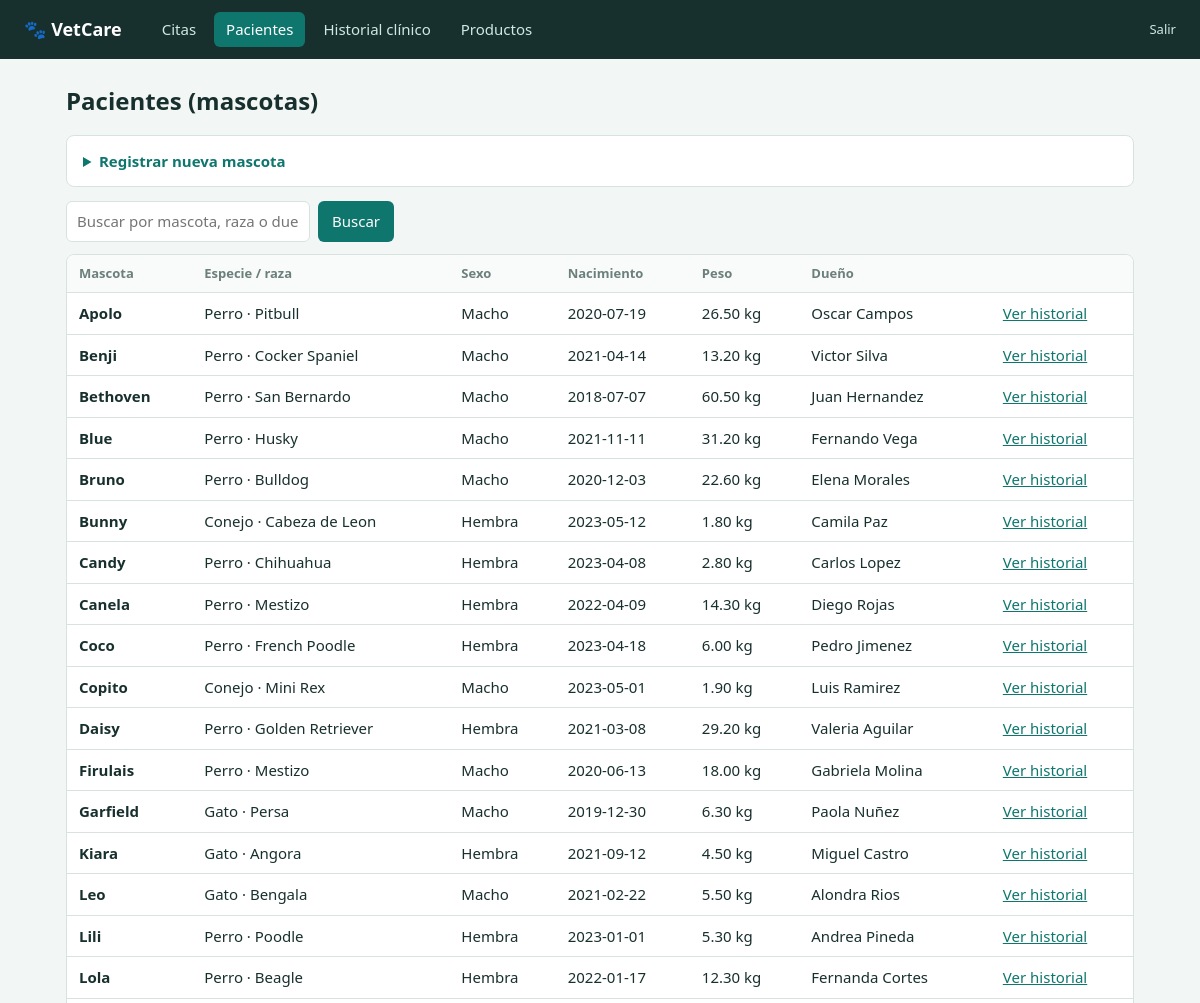
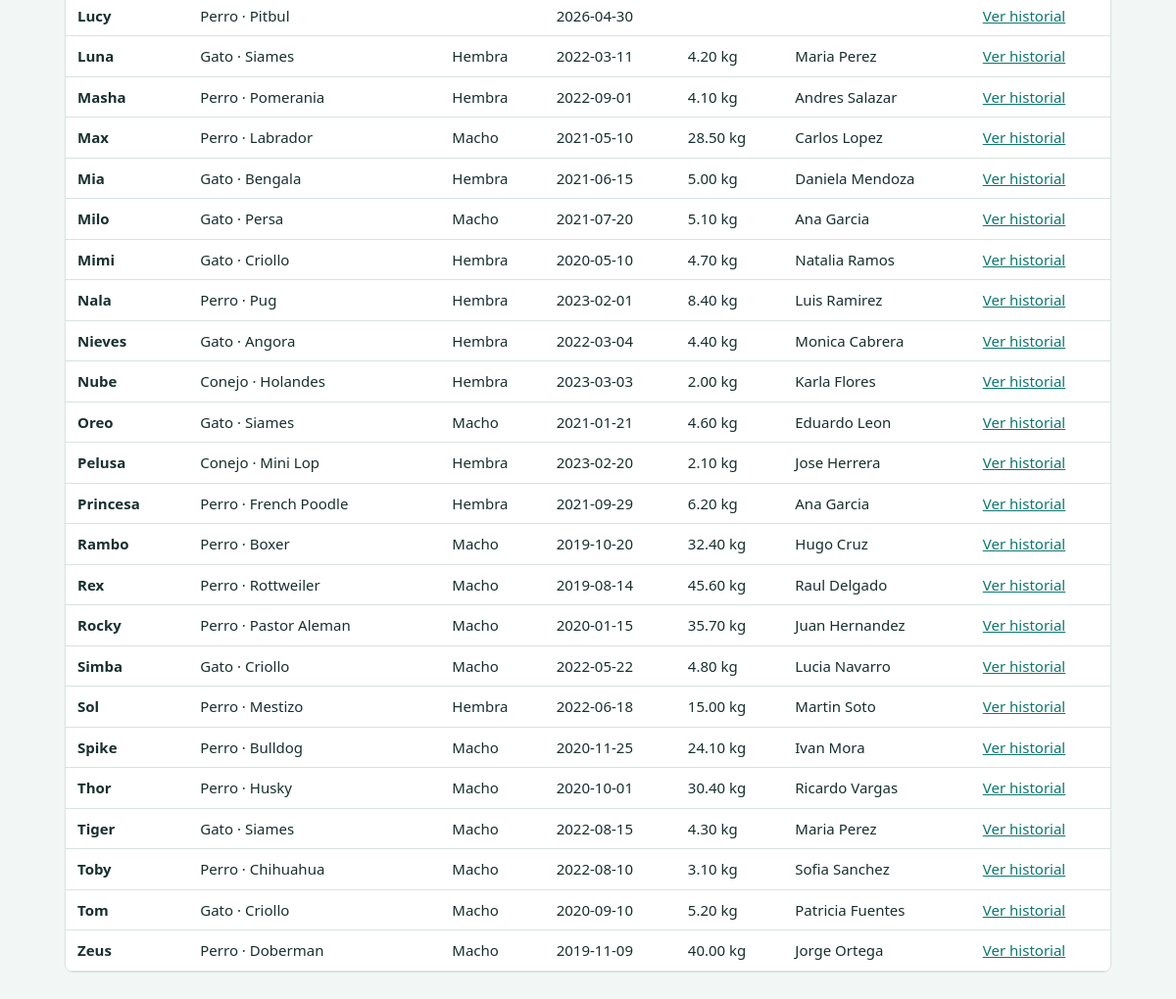
The page /pacientes.php (signed in) on the database its author committed (2 pictures, top to bottom).
### tables this page shows
CREATE TABLE `pacientes` (
  `id_Pacientes` int(11) NOT NULL,
  `nombre` varchar(100) NOT NULL,
  `especie` varchar(50) DEFAULT NULL,
  `raza` varchar(50) DEFAULT NULL,
  `sexo` enum('Macho','Hembra') DEFAULT NULL,
  `fecha_nacimiento` date DEFAULT NULL,
  `peso` decimal(5,2) DEFAULT NULL,
  `estado` varchar(50) DEFAULT NULL,
  `Id_Clientes` int(11) DEFAULT NULL
);

### pacientes.php (the view, shortened to what this page needs)
<?php
require 'config.php';
$b = '%' . ($_GET['q'] ?? '') . '%';
$s = $pdo->prepare("SELECT p.*, CONCAT(c.nombre,' ',c.apellido_paterno) dueno FROM pacientes p LEFT JOIN clientes c ON c.Id_Clientes=p.Id_Clientes
  WHERE p.nombre LIKE ? OR p.raza LIKE ? OR c.nombre LIKE ? OR c.apellido_paterno LIKE ? ORDER BY p.nombre");
$s->execute([$b, $b, $b, $b]);
$rows = $s->fetchAll();
head('Pacientes (mascotas)'); ?>
<details class="card">
  <summary>Registrar nueva mascota</summary>
</details>
<form class="filters"><input name="q" placeholder="Buscar por mascota, raza o dueño" value="<?= e($_GET['q'] ?? '') ?>"><button>Buscar</button></form>
<div class="scroll">
  <table>
    <tr>
      <th>Mascota</th>
      <th>Especie / raza</th>
      <th>Sexo</th>
      <th>Nacimiento</th>
      <th>Peso</th>
      <th>Dueño</th>
      <th></th>
    </tr>
    <?php foreach ($rows as $r): ?><tr>
        <td><b><?= e($r['nombre']) ?></b></td>
        <td><?= e($r['especie'] . ' · ' . $r['raza']) ?></td>
        <td><?= e($r['sexo']) ?></td>
        <td><?= e($r['fecha_nacimiento']) ?></td>
        <td><?= $r['peso'] ? e($r['peso']) . ' kg' : '' ?></td>
        <td><?= e($r['dueno']) ?></td>
        <td><a href="historial.php?id=<?= $r['id_Pacientes'] ?>">Ver historial</a></td>
      </tr>
    <?php endforeach;
    if (!$rows) echo '<tr><td colspan="7" class="muted">Sin resultados.</td></tr>'; ?>
  </table>
</div>

### style.css (style rules this page uses)
:root { --ink: #18302d; --bg: #f2f6f5; --card: #fff; --acc: #0f766e; --line: #d8e3e0; --muted: #6b7f7b; --warn: #b45309 }
* { box-sizing: border-box }
body { margin: 0; font: 15px/1.5 "Segoe UI", system-ui, sans-serif; background: var(--bg); color: var(--ink) }
.card { background: var(--card); border: 1px solid var(--line); border-radius: 8px; padding: 14px 16px; margin-bottom: 14px }
input, select { padding: 8px 10px; border: 1px solid var(--line); border-radius: 6px; font: inherit; color: var(--ink); background: #fff }
button { background: var(--acc); color: #fff; border: 0; border-radius: 6px; padding: 8px 14px; font: inherit; cursor: pointer }
summary { cursor: pointer; font-weight: 600; color: var(--acc) }
.filters { display: flex; gap: 8px; flex-wrap: wrap; margin: 0 0 12px }
.scroll { overflow-x: auto; background: var(--card); border: 1px solid var(--line); border-radius: 8px }
table { width: 100%; border-collapse: collapse }
th, td { padding: 9px 12px; text-align: left; border-bottom: 1px solid var(--line); vertical-align: top }
th { font-size: 13px; color: var(--muted); background: #f8fbfa }
a { color: var(--acc) }

### rows shown on the page
pacientes: nombre "Apolo", especie+raza "Perro · Pitbull", sexo "Macho", fecha_nacimiento "2020-07-19", peso "26.50", dueno "Oscar Campos"
pacientes: nombre "Benji", especie+raza "Perro · Cocker Spaniel", sexo "Macho", fecha_nacimiento "2021-04-14", peso "13.20", dueno "Victor Silva"
pacientes: nombre "Bethoven", especie+raza "Perro · San Bernardo", sexo "Macho", fecha_nacimiento "2018-07-07", peso "60.50", dueno "Juan Hernandez"
pacientes: nombre "Blue", especie+raza "Perro · Husky", sexo "Macho", fecha_nacimiento "2021-11-11", peso "31.20", dueno "Fernando Vega"
pacientes: nombre "Bruno", especie+raza "Perro · Bulldog", sexo "Macho", fecha_nacimiento "2020-12-03", peso "22.60", dueno "Elena Morales"
pacientes: nombre "Bunny", especie+raza "Conejo · Cabeza de Leon", sexo "Hembra", fecha_nacimiento "2023-05-12", peso "1.80", dueno "Camila Paz"
pacientes: nombre "Candy", especie+raza "Perro · Chihuahua", sexo "Hembra", fecha_nacimiento "2023-04-08", peso "2.80", dueno "Carlos Lopez"
pacientes: nombre "Canela", especie+raza "Perro · Mestizo", sexo "Hembra", fecha_nacimiento "2022-04-09", peso "14.30", dueno "Diego Rojas"
pacientes: nombre "Coco", especie+raza "Perro · French Poodle", sexo "Hembra", fecha_nacimiento "2023-04-18", peso "6.00", dueno "Pedro Jimenez"
pacientes: nombre "Copito", especie+raza "Conejo · Mini Rex", sexo "Macho", fecha_nacimiento "2023-05-01", peso "1.90", dueno "Luis Ramirez"
pacientes: nombre "Daisy", especie+raza "Perro · Golden Retriever", sexo "Hembra", fecha_nacimiento "2021-03-08", peso "29.20", dueno "Valeria Aguilar"
pacientes: nombre "Firulais", especie+raza "Perro · Mestizo", sexo "Macho", fecha_nacimiento "2020-06-13", peso "18.00", dueno "Gabriela Molina"
pacientes: nombre "Garfield", especie+raza "Gato · Persa", sexo "Macho", fecha_nacimiento "2019-12-30", peso "6.30", dueno "Paola Nuñez"
pacientes: nombre "Kiara", especie+raza "Gato · Angora", sexo "Hembra", fecha_nacimiento "2021-09-12", peso "4.50", dueno "Miguel Castro"
pacientes: nombre "Leo", especie+raza "Gato · Bengala", sexo "Macho", fecha_nacimiento "2021-02-22", peso "5.50", dueno "Alondra Rios"
pacientes: nombre "Lili", especie+raza "Perro · Poodle", sexo "Hembra", fecha_nacimiento "2023-01-01", peso "5.30", dueno "Andrea Pineda"
pacientes: nombre "Lola", especie+raza "Perro · Beagle", sexo "Hembra", fecha_nacimiento "2022-01-17", peso "12.30", dueno "Fernanda Cortes"
pacientes: nombre "Lucy", especie+raza "Perro · Pitbul", fecha_nacimiento "2026-04-30"
pacientes: nombre "Luna", especie+raza "Gato · Siames", sexo "Hembra", fecha_nacimiento "2022-03-11", peso "4.20", dueno "Maria Perez"
pacientes: nombre "Masha", especie+raza "Perro · Pomerania", sexo "Hembra", fecha_nacimiento "2022-09-01", peso "4.10", dueno "Andres Salazar"
pacientes: nombre "Max", especie+raza "Perro · Labrador", sexo "Macho", fecha_nacimiento "2021-05-10", peso "28.50", dueno "Carlos Lopez"
pacientes: nombre "Mia", especie+raza "Gato · Bengala", sexo "Hembra", fecha_nacimiento "2021-06-15", peso "5.00", dueno "Daniela Mendoza"
pacientes: nombre "Milo", especie+raza "Gato · Persa", sexo "Macho", fecha_nacimiento "2021-07-20", peso "5.10", dueno "Ana Garcia"
pacientes: nombre "Mimi", especie+raza "Gato · Criollo", sexo "Hembra", fecha_nacimiento "2020-05-10", peso "4.70", dueno "Natalia Ramos"
pacientes: nombre "Nala", especie+raza "Perro · Pug", sexo "Hembra", fecha_nacimiento "2023-02-01", peso "8.40", dueno "Luis Ramirez"
pacientes: nombre "Nieves", especie+raza "Gato · Angora", sexo "Hembra", fecha_nacimiento "2022-03-04", peso "4.40", dueno "Monica Cabrera"
pacientes: nombre "Nube", especie+raza "Conejo · Holandes", sexo "Hembra", fecha_nacimiento "2023-03-03", peso "2.00", dueno "Karla Flores"
pacientes: nombre "Oreo", especie+raza "Gato · Siames", sexo "Macho", fecha_nacimiento "2021-01-21", peso "4.60", dueno "Eduardo Leon"
pacientes: nombre "Pelusa", especie+raza "Conejo · Mini Lop", sexo "Hembra", fecha_nacimiento "2023-02-20", peso "2.10", dueno "Jose Herrera"
pacientes: nombre "Princesa", especie+raza "Perro · French Poodle", sexo "Hembra", fecha_nacimiento "2021-09-29", peso "6.20", dueno "Ana Garcia"
pacientes: nombre "Rambo", especie+raza "Perro · Boxer", sexo "Macho", fecha_nacimiento "2019-10-20", peso "32.40", dueno "Hugo Cruz"
pacientes: nombre "Rex", especie+raza "Perro · Rottweiler", sexo "Macho", fecha_nacimiento "2019-08-14", peso "45.60", dueno "Raul Delgado"
pacientes: nombre "Rocky", especie+raza "Perro · Pastor Aleman", sexo "Macho", fecha_nacimiento "2020-01-15", peso "35.70", dueno "Juan Hernandez"
pacientes: nombre "Simba", especie+raza "Gato · Criollo", sexo "Macho", fecha_nacimiento "2022-05-22", peso "4.80", dueno "Lucia Navarro"
pacientes: nombre "Sol", especie+raza "Perro · Mestizo", sexo "Hembra", fecha_nacimiento "2022-06-18", peso "15.00", dueno "Martin Soto"
pacientes: nombre "Spike", especie+raza "Perro · Bulldog", sexo "Macho", fecha_nacimiento "2020-11-25", peso "24.10", dueno "Ivan Mora"
pacientes: nombre "Thor", especie+raza "Perro · Husky", sexo "Macho", fecha_nacimiento "2020-10-01", peso "30.40", dueno "Ricardo Vargas"
pacientes: nombre "Tiger", especie+raza "Gato · Siames", sexo "Macho", fecha_nacimiento "2022-08-15", peso "4.30", dueno "Maria Perez"
pacientes: nombre "Toby", especie+raza "Perro · Chihuahua", sexo "Macho", fecha_nacimiento "2022-08-10", peso "3.10", dueno "Sofia Sanchez"
pacientes: nombre "Tom", especie+raza "Gato · Criollo", sexo "Macho", fecha_nacimiento "2020-09-10", peso "5.20", dueno "Patricia Fuentes"
pacientes: nombre "Zeus", especie+raza "Perro · Doberman", sexo "Macho", fecha_nacimiento "2019-11-09", peso "40.00", dueno "Jorge Ortega"

### other values the page prints
$l "Citas"
$l "Pacientes"
$l "Historial clínico"
$l "Productos"
$t "Pacientes (mascotas)"
